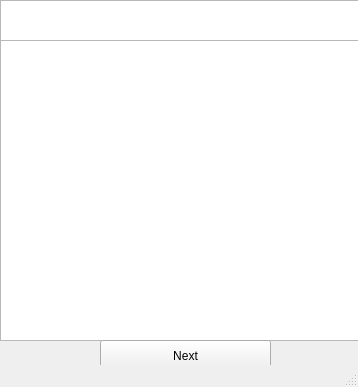
<?xml version="1.0" encoding="UTF-8"?>
<ui version="4.0">
 <class>PopupWindow</class>
 <widget class="QMainWindow" name="PopupWindow">
  <property name="geometry">
   <rect>
    <x>0</x>
    <y>0</y>
    <width>358</width>
    <height>387</height>
   </rect>
  </property>
  <property name="windowTitle">
   <string>PopupWindow</string>
  </property>
  <widget class="QWidget" name="centralwidget">
   <widget class="QTextBrowser" name="textBrowser">
    <property name="geometry">
     <rect>
      <x>0</x>
      <y>40</y>
      <width>361</width>
      <height>301</height>
     </rect>
    </property>
   </widget>
   <widget class="QPushButton" name="nextButton">
    <property name="geometry">
     <rect>
      <x>100</x>
      <y>340</y>
      <width>171</width>
      <height>32</height>
     </rect>
    </property>
    <property name="text">
     <string>Next</string>
    </property>
   </widget>
   <widget class="QTextBrowser" name="textBrowser_2">
    <property name="geometry">
     <rect>
      <x>0</x>
      <y>0</y>
      <width>361</width>
      <height>41</height>
     </rect>
    </property>
   </widget>
  </widget>
  <widget class="QStatusBar" name="statusbar"/>
 </widget>
 <resources/>
 <connections>
  <connection>
   <sender>nextButton</sender>
   <signal>clicked()</signal>
   <receiver>PopupWindow</receiver>
   <slot>nbclicked()</slot>
   <hints>
    <hint type="sourcelabel">
     <x>239</x>
     <y>353</y>
    </hint>
    <hint type="destinationlabel">
     <x>345</x>
     <y>353</y>
    </hint>
   </hints>
  </connection>
 </connections>
 <slots>
  <slot>nbclicked()</slot>
 </slots>
</ui>
